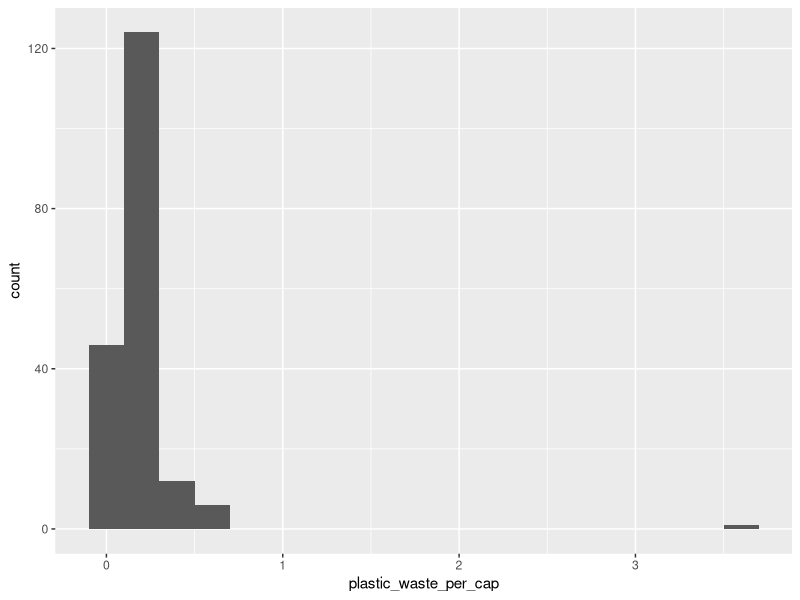
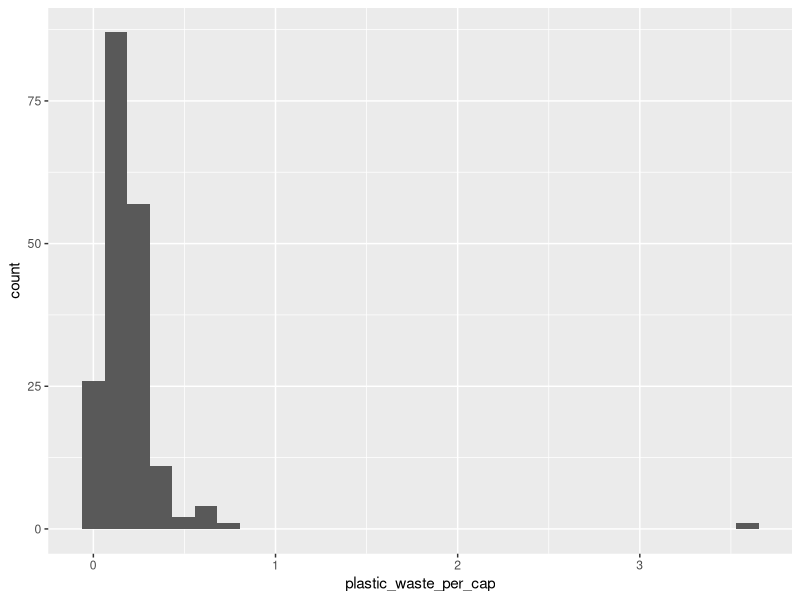
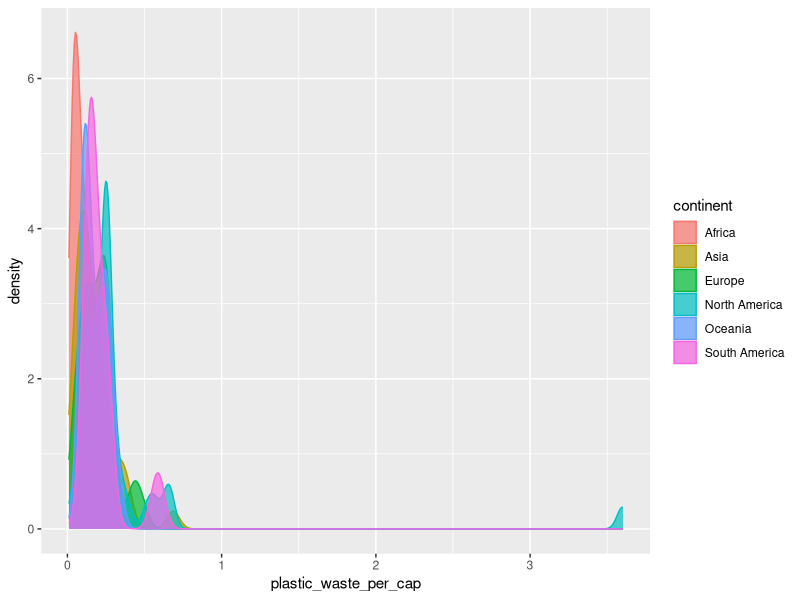
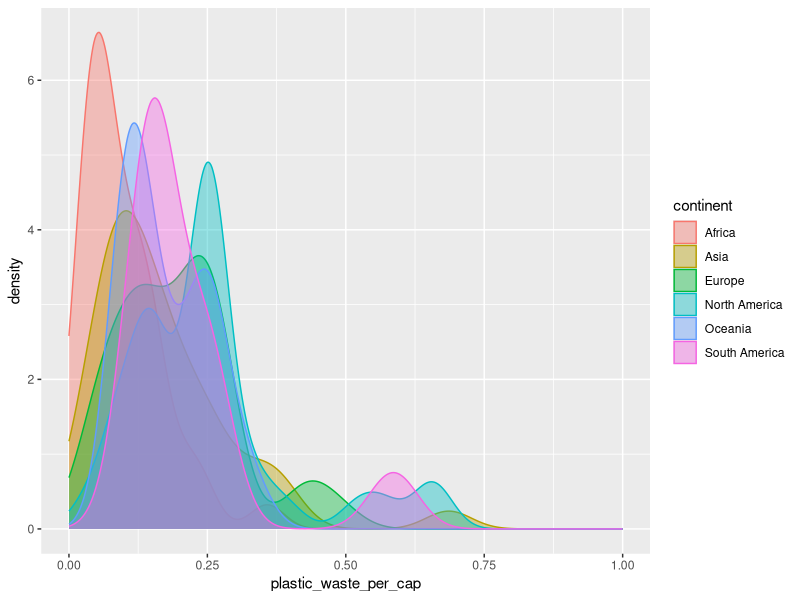
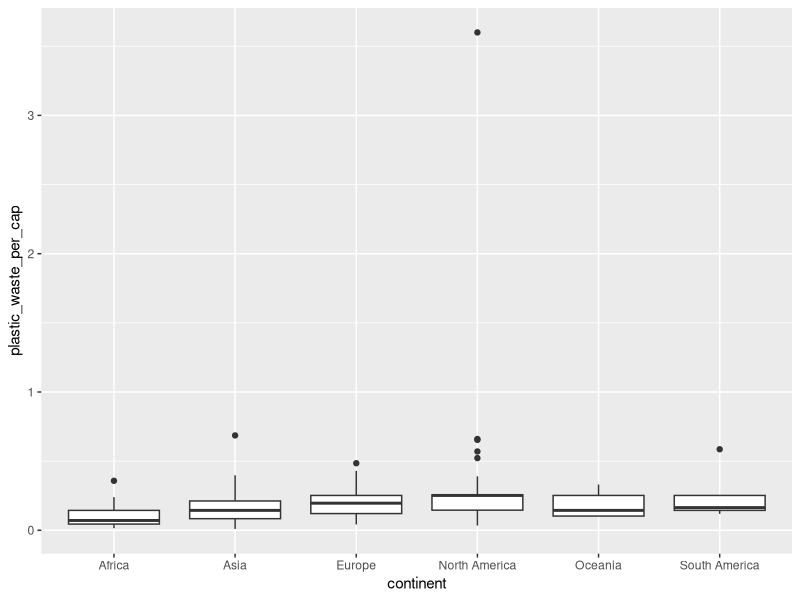

Source code (R) for these figures, in order:
## ---- chunk 1
library(tidyverse) 
## ---- chunk 2
plastic_waste <- read_csv("data/plastic-waste.csv")
## ---- chunk 3
plastic_waste <- read_csv("data/plastic-waste.csv")
ggplot(data = plastic_waste, aes(x = plastic_waste_per_cap)) +
  geom_histogram(binwidth = 0.2)
plastic_waste %>%
  filter(plastic_waste_per_cap > 3.5)
## ---- chunk 4
#Below is a histogram of plastic waste faceted
ggplot(data = plastic_waste, aes(x = plastic_waste_per_cap)) +
  geom_histogram()
#Below is a density plot with color!
ggplot(data = plastic_waste, 
       mapping = aes(x = plastic_waste_per_cap, 
                     color = continent, 
                     fill = continent)) +
  geom_density(alpha = 0.7)
## ---- chunk 5
ggplot(data = plastic_waste, 
       mapping = aes(x = plastic_waste_per_cap, 
                     color = continent, 
                     fill = continent)) +
  geom_density(alpha = 0.4) +
  xlim(0, 1)
## ---- chunk 6
ggplot(data = plastic_waste, 
       mapping = aes(x = continent, 
                     y = plastic_waste_per_cap)) +
  geom_boxplot()
## ---- chunk 7
# insert code here
## ---- chunk 8
# insert code here
## ---- chunk 9
# insert code here
## ---- chunk 10
# insert code here
## ---- chunk 11
# insert code here
## ---- chunk 12
# insert code here
